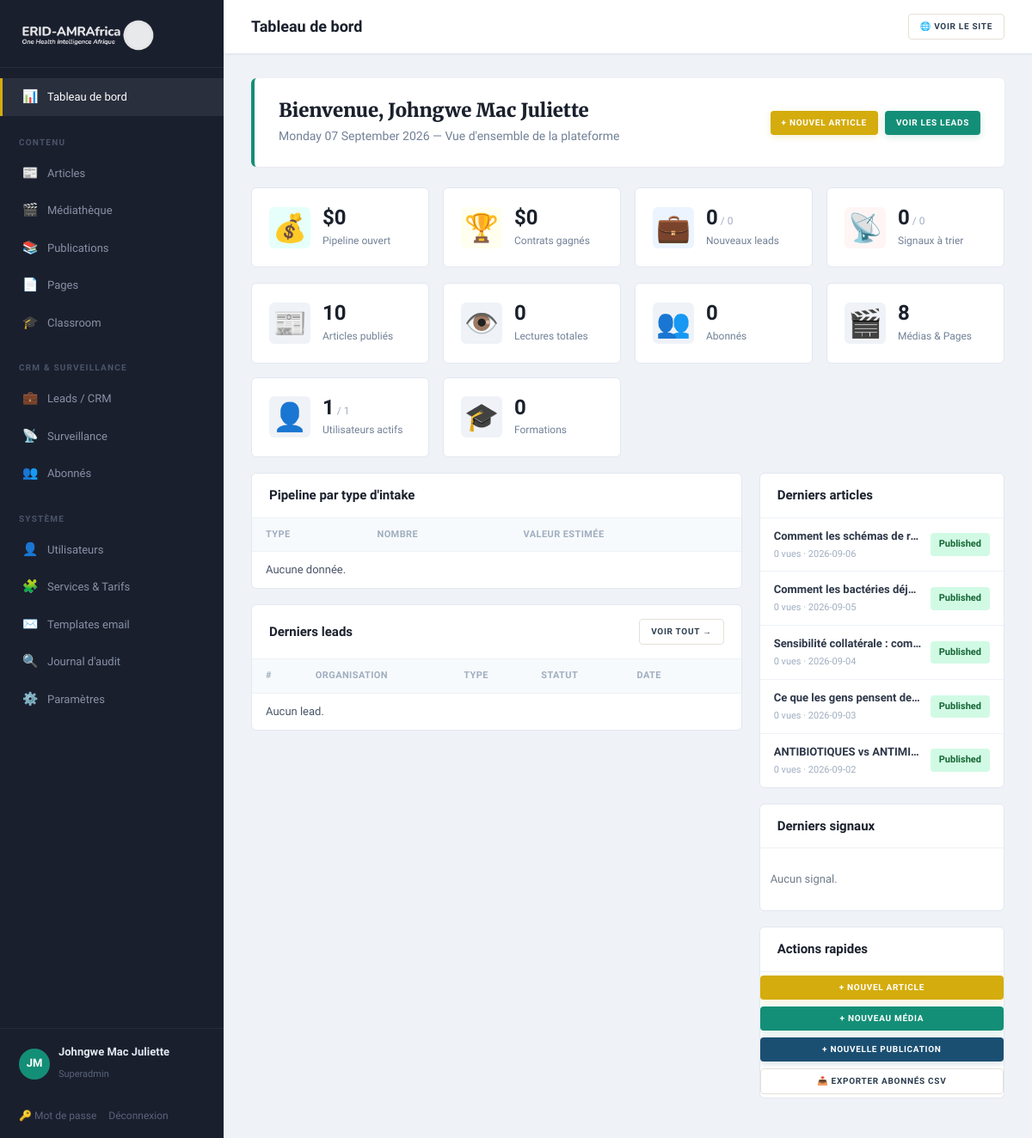
The page /admin (signed in) on the database its author committed.
### tables this page shows
CREATE TABLE articles (
    id              INT UNSIGNED AUTO_INCREMENT PRIMARY KEY,
    category_id     INT UNSIGNED    NOT NULL,
    author_id       INT UNSIGNED    NULL,
    slug            VARCHAR(200)    NOT NULL UNIQUE,
    title_fr        VARCHAR(255)    NOT NULL,
    title_en        VARCHAR(255)    NOT NULL,
    excerpt_fr      TEXT            NULL,
    excerpt_en      TEXT            NULL,
    body_fr         MEDIUMTEXT      NULL,
    body_en         MEDIUMTEXT      NULL,
    cover_image     VARCHAR(255)    NULL,
    status          ENUM('draft','published','archived') NOT NULL DEFAULT 'draft',
    is_featured     TINYINT(1)      NOT NULL DEFAULT 0,
    published_at    DATETIME        NULL,
    views           INT UNSIGNED    NOT NULL DEFAULT 0,
    created_at      DATETIME        NOT NULL DEFAULT CURRENT_TIMESTAMP,
    updated_at      DATETIME        NOT NULL DEFAULT CURRENT_TIMESTAMP ON UPDATE CURRENT_TIMESTAMP,
    CONSTRAINT fk_articles_cat    FOREIGN KEY (category_id) REFERENCES categories(id),
    CONSTRAINT fk_articles_author FOREIGN KEY (author_id)   REFERENCES users(id) ON DELETE SET NULL,
    INDEX idx_articles_status (status, published_at)
);

### app/Views/admin/dashboard.php (the view, shortened to what the rows shown need)
<?php
$e = fn($s) => View::e($s);
$u = Auth::user();
?>
<div class="dash-welcome">
    <div>
        <h2 class="dash-welcome__title">Bienvenue, <?= $e($u['name'] ?? 'Admin') ?></h2>
        <p class="dash-welcome__sub"><?= date('l d F Y') ?> — Vue d'ensemble de la plateforme</p>
    </div>
    <div class="dash-welcome__actions">
        <a href="/admin/articles/new" class="btn btn-gold sm">+ Nouvel article</a>
        <a href="/admin/leads" class="btn btn-accent sm">Voir les leads</a>
    </div>
</div>
<div class="dash-kpis">
    <div class="dash-kpi dash-kpi--pipeline">
        <div class="dash-kpi__icon">💰</div>
        <div class="dash-kpi__data">
            <span class="dash-kpi__value">$<?= number_format($stats['pipeline_usd']) ?></span>
            <span class="dash-kpi__label">Pipeline ouvert</span>
        </div>
    </div>
    <div class="dash-kpi dash-kpi--won">
        <div class="dash-kpi__icon">🏆</div>
        <div class="dash-kpi__data">
            <span class="dash-kpi__value">$<?= number_format($stats['won_usd']) ?></span>
            <span class="dash-kpi__label">Contrats gagnés</span>
        </div>
    </div>
    <div class="dash-kpi dash-kpi--leads">
        <div class="dash-kpi__icon">💼</div>
        <div class="dash-kpi__data">
            <span class="dash-kpi__value"><?= $stats['leads_new'] ?><small> / <?= $stats['leads_total'] ?></small></span>
            <span class="dash-kpi__label">Nouveaux leads</span>
        </div>
    </div>
    <div class="dash-kpi dash-kpi--signals">
        <div class="dash-kpi__icon">📡</div>
        <div class="dash-kpi__data">
            <span class="dash-kpi__value"><?= $stats['rumours_new'] ?><small> / <?= $stats['rumours_total'] ?></small></span>
            <span class="dash-kpi__label">Signaux à trier</span>
        </div>
    </div>
</div>
<div class="dash-kpis">
    <div class="dash-kpi">
        <div class="dash-kpi__icon">📰</div>
        <div class="dash-kpi__data">
            <span class="dash-kpi__value"><?= $stats['articles'] ?></span>
            <span class="dash-kpi__label">Articles publiés</span>
        </div>
    </div>
    <div class="dash-kpi">
        <div class="dash-kpi__icon">👁️</div>
        <div class="dash-kpi__data">
            <span class="dash-kpi__value"><?= number_format($stats['views_total']) ?></span>
            <span class="dash-kpi__label">Lectures totales</span>
        </div>
    </div>
    <div class="dash-kpi">
        <div class="dash-kpi__icon">👥</div>
        <div class="dash-kpi__data">
            <span class="dash-kpi__value"><?= $stats['subscribers'] ?></span>
            <span class="dash-kpi__label">Abonnés</span>
        </div>
    </div>
    <div class="dash-kpi">
        <div class="dash-kpi__icon">🎬</div>
        <div class="dash-kpi__data">
            <span class="dash-kpi__value"><?= $stats['media_count'] + $stats['pages_count'] ?></span>
            <span class="dash-kpi__label">Médias & Pages</span>
        </div>
    </div>
    <div class="dash-kpi">
        <div class="dash-kpi__icon">👤</div>
        <div class="dash-kpi__data">
            <span class="dash-kpi__value"><?= $stats['users_active'] ?><small> / <?= $stats['users_total'] ?></small></span>
            <span class="dash-kpi__label">Utilisateurs actifs</span>
        </div>
    </div>
    <div class="dash-kpi">
        <div class="dash-kpi__icon">🎓</div>
        <div class="dash-kpi__data">
            <span class="dash-kpi__value"><?= $stats['courses_count'] ?></span>
            <span class="dash-kpi__label">Formations</span>
        </div>
    </div>
</div>
<div class="dash-grid">
    <div class="dash-col-main">
        <div class="panel">
            <div class="panel__head">
                <h3>Pipeline par type d'intake</h3>
            </div>
            <table class="data-table">
                <thead><tr><th>Type</th><th>Nombre</th><th>Valeur estimée</th></tr></thead>
                <tbody>
                <?php if (!$byType): ?><tr><td colspan="3" class="muted">Aucune donnée.</td></tr><?php endif; ?>
                </tbody>
            </table>
        </div>
        <div class="panel">
            <div class="panel__head">
                <h3>Derniers leads</h3>
                <a href="/admin/leads" class="btn btn-ghost sm">Voir tout →</a>
            </div>
            <table class="data-table">
                <thead><tr><th>#</th><th>Organisation</th><th>Type</th><th>Statut</th><th>Date</th><th></th></tr></thead>
                <tbody>
                <?php if (!$recent): ?><tr><td colspan="6" class="muted">Aucun lead.</td></tr><?php endif; ?>
                </tbody>
            </table>
        </div>
    </div>
    <div class="dash-col-side">
        <div class="panel">
            <div class="panel__head"><h3>Derniers articles</h3></div>
            <div class="dash-mini-list">
                <?php foreach ($recentArticles as $ra): ?>
                <a href="/admin/articles/<?= (int)$ra['id'] ?>/edit" class="dash-mini-item">
                    <div class="dash-mini-item__text">
                        <span class="dash-mini-item__title"><?= $e($ra['title_fr']) ?></span>
                        <span class="dash-mini-item__meta"><?= (int)$ra['views'] ?> vues · <?= $e(substr($ra['published_at'] ?? $ra['created_at'], 0, 10)) ?></span>
                    </div>
                    <span class="status status-<?= $e($ra['status']) ?>"><?= $e($ra['status']) ?></span>
                </a>
                <?php endforeach; ?>
            </div>
        </div>
        <div class="panel">
            <div class="panel__head"><h3>Derniers signaux</h3></div>
            <div class="dash-mini-list">
                <?php if (!$recentRumours): ?><p class="muted" style="padding:12px;font-size:13px">Aucun signal.</p><?php endif; ?>
            </div>
        </div>
        <div class="panel">
            <div class="panel__head"><h3>Actions rapides</h3></div>
            <div style="padding:4px 0;display:flex;flex-direction:column;gap:8px">
                <a href="/admin/articles/new" class="btn btn-gold full sm">+ Nouvel article</a>
                <a href="/admin/media/new" class="btn btn-accent full sm">+ Nouveau média</a>
                <a href="/admin/publications/new" class="btn btn-dark full sm">+ Nouvelle publication</a>
                <a href="/admin/subscribers/export" class="btn btn-ghost full sm">📥 Exporter abonnés CSV</a>
            </div>
        </div>
    </div>
</div>

### app/Core/Router.php (shortened to what the rows shown need)
<?php
final class Router
{
    private array $routes = ['GET' => [], 'POST' => []];
    public function get(string $path, callable|array $handler): void
    {
        $this->routes['GET'][$this->normalize($path)] = $handler;
    }
    public function post(string $path, callable|array $handler): void
    {
        $this->routes['POST'][$this->normalize($path)] = $handler;
    }
    private function normalize(string $path): string
    {
        return '/' . trim($path, '/');
    }
    public function dispatch(string $method, string $uri): void
    {
        $path = $this->normalize(parse_url($uri, PHP_URL_PATH) ?: '/');
        foreach ($this->routes[$method] ?? [] as $route => $handler) {
            $pattern = '#^' . preg_replace('#\{[a-zA-Z_]+\}#', '([^/]+)', $route) . '$#';
            if (preg_match($pattern, $path, $m)) {
                array_shift($m);
                $this->invoke($handler, $m);
                return;
            }
        }
    }
    private function invoke(callable|array $handler, array $args): void
    {
        if (is_array($handler)) {
            [$class, $method] = $handler;
            (new $class())->{$method}(...$args);
            return;
        }
    }
}

### app/Views/layouts/admin.php (shortened to what the rows shown need)
<?php
$e = fn($s) => View::e($s);
$u = Auth::user();
$uri = strtok($_SERVER['REQUEST_URI'] ?? '', '?');
$isActive = fn($path) => $uri === $path ? 'active' : '';
$initials = implode('', array_map(fn($w) => mb_strtoupper(mb_substr($w, 0, 1)), explode(' ', $u['name'] ?? 'A')));
?>
<!DOCTYPE html>
<html lang="fr">
<head>
    <link rel="stylesheet" href="/assets/css/app.css">
</head>
<body class="admin">
<aside class="sidebar">
    <div class="sidebar__logo">
        <a href="/admin"><img src="/assets/logo.png" alt="ERID-AMRAfrica" class="sidebar__logo-img"></a>
    </div>
    <nav class="sidebar__nav">
        <a href="/admin" class="sidebar__link <?= $isActive('/admin') ?>">
            <span class="sidebar__icon">📊</span> Tableau de bord
        </a>
        <div class="sidebar__section">Contenu</div>
        <a href="/admin/articles" class="sidebar__link <?= str_starts_with($uri, '/admin/articles') ? 'active' : '' ?>">
            <span class="sidebar__icon">📰</span> Articles
        </a>
        <a href="/admin/media" class="sidebar__link <?= str_starts_with($uri, '/admin/media') ? 'active' : '' ?>">
            <span class="sidebar__icon">🎬</span> Médiathèque
        </a>
        <a href="/admin/publications" class="sidebar__link <?= str_starts_with($uri, '/admin/publications') ? 'active' : '' ?>">
            <span class="sidebar__icon">📚</span> Publications
        </a>
        <a href="/admin/pages" class="sidebar__link <?= str_starts_with($uri, '/admin/pages') ? 'active' : '' ?>">
            <span class="sidebar__icon">📄</span> Pages
        </a>
        <a href="/admin/courses" class="sidebar__link <?= str_starts_with($uri, '/admin/courses') ? 'active' : '' ?>">
            <span class="sidebar__icon">🎓</span> Classroom
        </a>
        <div class="sidebar__section">CRM & Surveillance</div>
        <a href="/admin/leads" class="sidebar__link <?= str_starts_with($uri, '/admin/leads') ? 'active' : '' ?>">
            <span class="sidebar__icon">💼</span> Leads / CRM
        </a>
        <a href="/admin/rumours" class="sidebar__link <?= str_starts_with($uri, '/admin/rumours') ? 'active' : '' ?>">
            <span class="sidebar__icon">📡</span> Surveillance
        </a>
        <a href="/admin/subscribers" class="sidebar__link <?= str_starts_with($uri, '/admin/subscribers') ? 'active' : '' ?>">
            <span class="sidebar__icon">👥</span> Abonnés
        </a>
        <div class="sidebar__section">Système</div>
        <?php if (($_SESSION['urole'] ?? '') === 'superadmin'): ?>
        <a href="/admin/users" class="sidebar__link <?= str_starts_with($uri, '/admin/users') ? 'active' : '' ?>">
            <span class="sidebar__icon">👤</span> Utilisateurs
        </a>
        <?php endif; ?>
        <a href="/admin/services" class="sidebar__link <?= str_starts_with($uri, '/admin/services') ? 'active' : '' ?>">
            <span class="sidebar__icon">🧩</span> Services & Tarifs
        </a>
        <a href="/admin/email-templates" class="sidebar__link <?= str_starts_with($uri, '/admin/email-templates') ? 'active' : '' ?>">
            <span class="sidebar__icon">✉️</span> Templates email
        </a>
        <a href="/admin/audit" class="sidebar__link <?= str_starts_with($uri, '/admin/audit') ? 'active' : '' ?>">
            <span class="sidebar__icon">🔍</span> Journal d'audit
        </a>
        <a href="/admin/settings" class="sidebar__link <?= str_starts_with($uri, '/admin/settings') ? 'active' : '' ?>">
            <span class="sidebar__icon">⚙️</span> Paramètres
        </a>
    </nav>
    <div class="sidebar__user">
        <div class="sidebar__avatar"><?= $e(mb_substr($initials, 0, 2)) ?></div>
        <div class="sidebar__user-info">
            <strong><?= $e($u['name'] ?? '') ?></strong>
            <small><?= $e(ucfirst($u['role'] ?? '')) ?></small>
        </div>
    </div>
    <div class="sidebar__foot">
        <a href="/admin/password">🔑 Mot de passe</a>
        <a href="/admin/logout">Déconnexion</a>
    </div>
</aside>
<div class="admin-main">
    <header class="admin-top">
        <div class="admin-top__left">
            <h1><?= $e($title ?? '') ?></h1>
        </div>
        <div class="admin-top__right">
            <a class="btn btn-ghost sm" href="/" target="_blank">🌐 Voir le site</a>
        </div>
    </header>
    <div class="admin-content"><?= $content ?></div>
</div>
</body>
</html>

### rows shown on the page
articles: views "0", articles "10", $stats['media_count'] + $stats['pages_count'] "8", id "1", title_fr "Comment les schémas de r…", published_at "2026-09-06", status "Published"
articles: title_fr "Comment les bactéries déj…", views "0", published_at "2026-09-05", status "Published"
articles: title_fr "Sensibilité collatérale : com…", views "0", published_at "2026-09-04", status "Published"
articles: title_fr "Ce que les gens pensent de…", views "0", published_at "2026-09-03", status "Published"
articles: title_fr "ANTIBIOTIQUES vs ANTIMI…", views "0", published_at "2026-09-02", status "Published"
